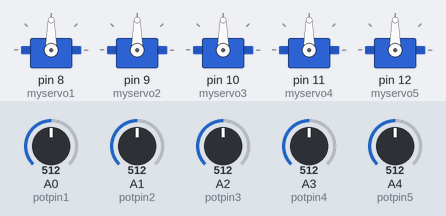
The sketch below on a simulated Arduino Uno, built with avr-gcc and run on an emulated ATmega328P. Parts: 5 × servo. The test bench sets the inputs (shaded band); at power-on: A0 (potpin1) = 512, A1 (potpin2) = 512, A2 (potpin3) = 512, A3 (potpin4) = 512, A4 (potpin5) = 512.

Above: at 1.2 s.
1.3 s: A0 (potpin1) set to 716
At 1.9 s:
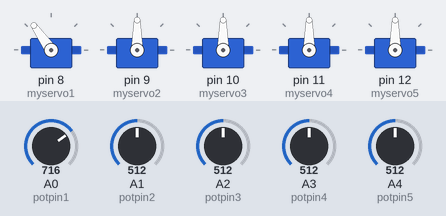
2.8 s: A1 (potpin2) set to 716
At 3.7 s:
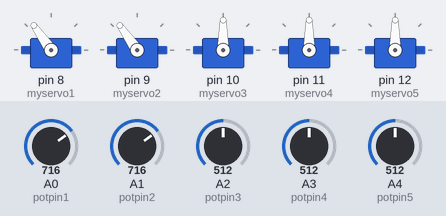
4.3 s: A2 (potpin3) set to 716
At 5.5 s:
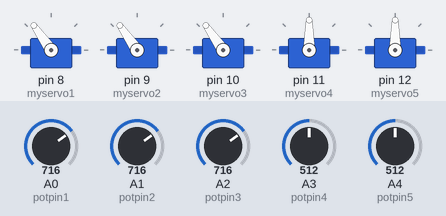
5.8 s: A3 (potpin4) set to 716
At 7.0 s:
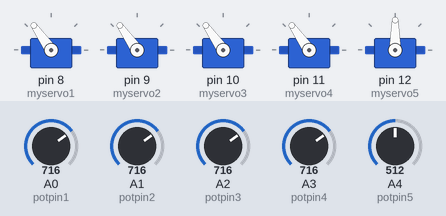
7.3 s: A4 (potpin5) set to 716
At 7.8 s:
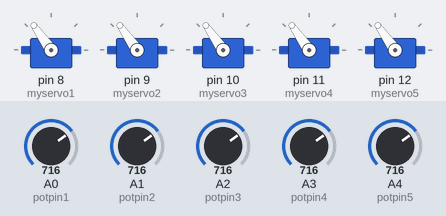
8.8 s: A0 (potpin1) set to 992
At 9.5 s:
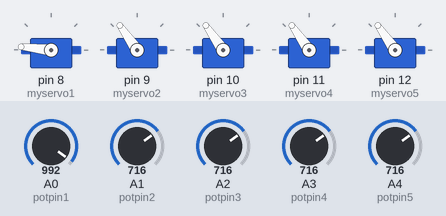
Timing chart, 0 to 11.3 s (numbered marks = the images above; inputs shaded):
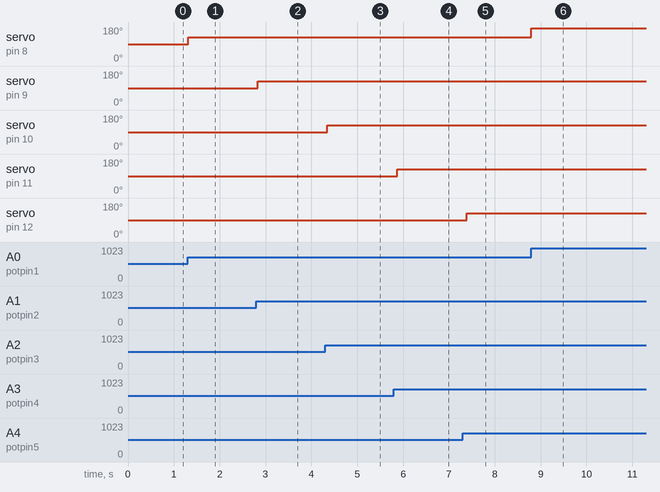

Measured:
- after the input at 1.3 s, servo on pin 8 (myservo1): 90° → 125° at once
- after the input at 2.8 s, servo on pin 9 (myservo2): 90° → 125° at once
- after the input at 4.3 s, servo on pin 10 (myservo3): 90° → 125° after 0.05 s
- after the input at 5.8 s, servo on pin 11 (myservo4): 90° → 125° after 0.07 s
- after the input at 7.3 s, servo on pin 12 (myservo5): 90° → 125° after 0.09 s
- after the input at 8.8 s, servo on pin 8 (myservo1): 125° → 174° at once

The sketch:

project2.ino
```cpp
#include <Servo.h>

Servo myservo1;
Servo myservo2;
Servo myservo3;
Servo myservo4;
Servo myservo5;

int potpin1 =0;
int potpin2 =1;
int potpin3 =2;
int potpin4 =3;
int potpin5 =4;

int val;

void setup()
{
  myservo1.attach(8);
  myservo2.attach(9);
  myservo3.attach(10);
  myservo4.attach(11);
  myservo5.attach(12);
}

void loop()
{
  val=analogRead(potpin1);
   val = map(val,0 , 1023, 0, 180);
    myservo1.write(val);

    val=analogRead(potpin2);
     val = map(val,0 , 1023, 0, 180);
      myservo2.write(val);

     val=analogRead(potpin3);
      val = map(val,0 , 1023, 0, 180);
       myservo3.write(val);

      val=analogRead(potpin4);
       val = map(val,0 , 1023, 0, 180);
       myservo4.write(val);

      val=analogRead(potpin5);
      val = map(val,0 , 1023, 0, 180);
       myservo5.write(val);

       delay(100);
}
```
